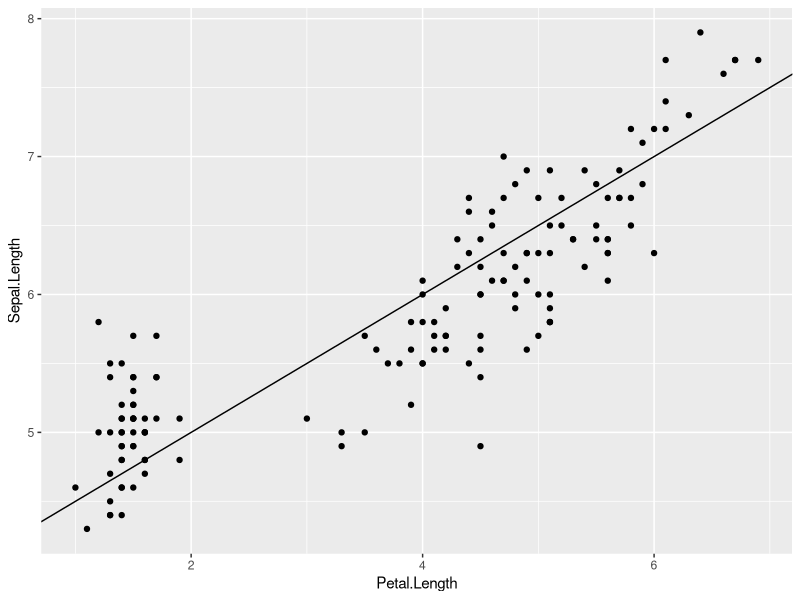
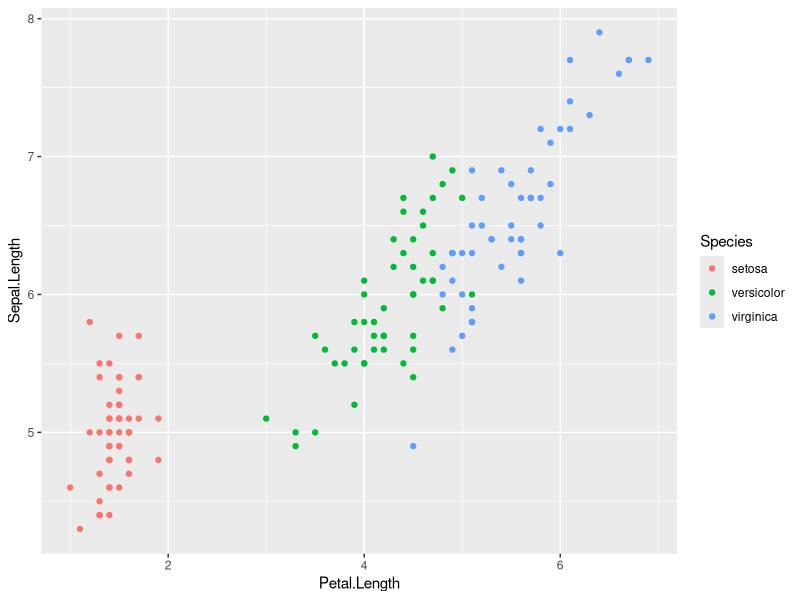

Here is the R script that generated these plots, in order:
## ---- chunk 1
library(MASS)
library(tidyverse)
library(stringr)
library(ggplot2)
library(GGally)
library(sn)
library(gridExtra)
library(Hmisc)
library(broom)
library(car)
library(corrplot)

knitr::opts_chunk$set(results = 'hold')
## ---- chunk 2
data("iris")
ggplot(iris, aes(x = Petal.Length, y = Sepal.Length)) + geom_point() + geom_abline(slope = 0.5, intercept = 4)

lmMod <- lm(Sepal.Length ~ Petal.Length, iris)
lmMod

## ---- chunk 3
ggplot(iris, aes(x = Petal.Length, y = Sepal.Length, color = Species)) + geom_point()

#zato sto duljina latice ovisi i o vrsti cvijeta
## ---- chunk 4
linMod <- lm(Sepal.Length ~ ., iris)
linMod
